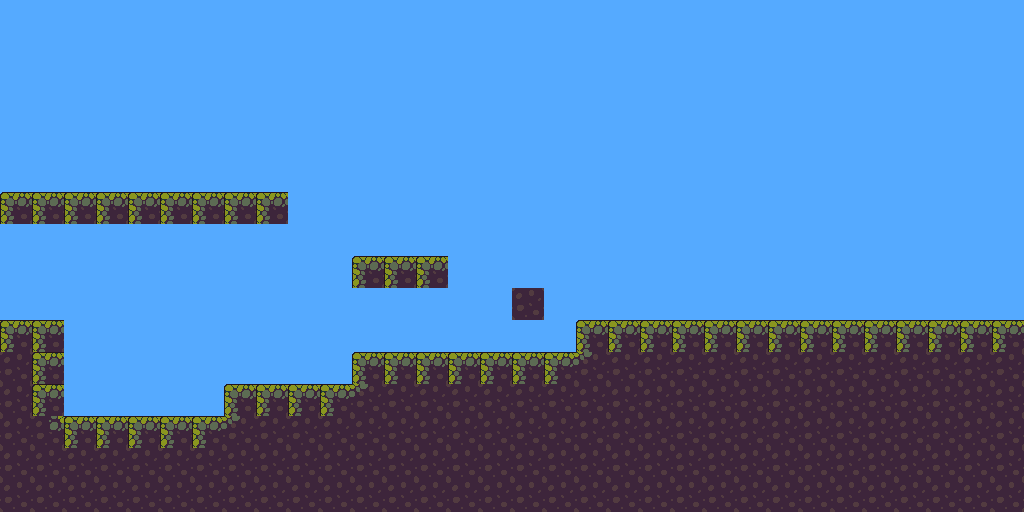

Rendered tile map (Tiled .tmx) drawn with the repository's tilesets; below, a short description and the full map source, tile grids included:
An orthogonal 32x16 tile map with 32x32 px tiles, 3 tile layers (Ground, Fringe, Collision), 2 tilesets.

<map version="1.4" tiledversion="1.4.2" orientation="orthogonal" renderorder="right-down" width="32" height="16" tilewidth="32" tileheight="32" infinite="0" backgroundcolor="#55aaff" nextlayerid="4" nextobjectid="1">
 <tileset firstgid="1" source="Tileset.tsx" />
 <tileset firstgid="61" source="collisiontiles-32.tsx" />
 <layer id="1" name="Ground" width="32" height="16">
  <data encoding="csv">
0,0,0,0,0,0,0,0,0,0,0,0,0,0,0,0,0,0,0,0,0,0,0,0,0,0,0,0,0,0,0,0,
0,0,0,0,0,0,0,0,0,0,0,0,0,0,0,0,0,0,0,0,0,0,0,0,0,0,0,0,0,0,0,0,
0,0,0,0,0,0,0,0,0,0,0,0,0,0,0,0,0,0,0,0,0,0,0,0,0,0,0,0,0,0,0,0,
0,0,0,0,0,0,0,0,0,0,0,0,0,0,0,0,0,0,0,0,0,0,0,0,0,0,0,0,0,0,0,0,
0,0,0,0,0,0,0,0,0,0,0,0,0,0,0,0,0,0,0,0,0,0,0,0,0,0,0,0,0,0,0,0,
0,0,0,0,0,0,0,0,0,0,0,0,0,0,0,0,0,0,0,0,0,0,0,0,0,0,0,0,0,0,0,0,
32,33,33,33,33,33,33,33,34,0,0,0,0,0,0,0,0,0,0,0,0,0,0,0,0,0,0,0,0,0,0,0,
0,0,0,0,0,0,0,0,0,0,0,0,0,0,0,0,0,0,0,0,0,0,0,0,0,0,0,0,0,0,0,0,
0,0,0,0,0,0,0,0,0,0,0,32,33,34,0,0,0,0,0,0,0,0,0,0,0,0,0,0,0,0,0,0,
0,0,0,0,0,0,0,0,0,0,0,0,0,0,0,0,31,0,0,0,0,0,0,0,0,0,0,0,0,0,0,0,
2,3,0,0,0,0,0,0,0,0,0,0,0,0,0,0,0,0,1,2,2,2,2,2,2,2,2,2,2,2,2,2,
12,13,0,0,0,0,0,0,0,0,0,1,2,2,2,2,2,2,57,12,12,12,12,12,12,12,12,12,12,12,12,12,
12,13,0,0,0,0,0,1,2,2,2,57,12,12,12,12,12,12,12,12,12,12,12,12,12,12,12,12,12,12,12,12,
12,24,2,2,2,2,2,57,12,12,12,12,12,12,12,12,12,12,12,12,12,12,12,12,12,12,12,12,12,12,12,12,
12,12,12,12,12,12,12,12,12,12,12,12,12,12,12,12,12,12,12,12,12,12,12,12,12,12,12,12,12,12,12,12,
12,12,12,12,12,12,12,12,12,12,12,12,12,12,12,12,12,12,12,12,12,12,12,12,12,12,12,12,12,12,12,12
</data>
 </layer>
 <layer id="3" name="Fringe" width="32" height="16">
  <data encoding="csv">
0,0,0,0,0,0,0,0,0,0,0,0,0,0,0,0,0,0,0,0,0,0,0,0,0,0,0,0,0,0,0,0,
0,0,0,0,0,0,0,0,0,0,0,0,0,0,0,0,0,0,0,0,0,0,0,0,0,0,0,0,0,0,0,0,
0,0,0,0,0,0,0,0,0,0,0,0,0,0,0,0,0,0,0,0,0,0,0,0,0,0,0,0,0,0,0,0,
0,0,0,0,0,0,0,0,0,0,0,0,0,0,0,0,0,0,0,0,0,0,0,0,0,0,0,0,0,0,0,0,
0,0,0,0,0,0,0,0,0,0,0,0,0,0,0,0,0,0,0,0,0,0,0,0,0,0,0,0,0,0,0,0,
0,0,0,0,0,0,0,0,0,0,0,0,0,0,0,0,0,0,0,0,0,0,0,0,0,0,0,0,0,0,0,0,
0,0,0,0,0,0,0,0,0,0,0,0,0,0,0,0,0,0,0,0,0,0,0,0,0,0,0,0,0,0,0,0,
0,0,0,0,0,0,0,0,0,0,0,0,0,0,0,0,0,0,0,0,0,0,0,0,0,0,0,0,0,0,0,0,
0,0,0,0,0,0,0,0,0,0,0,0,0,0,0,0,0,0,0,0,0,0,0,0,0,0,0,0,0,0,0,0,
0,0,0,0,0,0,0,0,0,0,0,0,0,0,0,0,0,0,0,0,0,0,0,0,0,0,0,0,0,0,0,0,
0,0,0,0,0,0,0,0,0,0,0,0,0,0,0,0,0,0,0,0,0,0,0,0,0,0,0,0,0,0,0,0,
0,0,0,0,0,0,0,0,0,0,0,0,0,0,0,0,0,0,0,0,0,0,0,0,0,0,0,0,0,0,0,0,
0,0,0,0,0,0,0,0,0,0,0,0,0,0,0,0,0,0,0,0,0,0,0,0,0,0,0,0,0,0,0,0,
0,0,0,0,0,0,0,0,0,0,0,0,0,0,0,0,0,0,0,0,0,0,0,0,0,0,0,0,0,0,0,0,
0,0,0,0,0,0,0,0,0,0,0,0,0,0,0,0,0,0,0,0,0,0,0,0,0,0,0,0,0,0,0,0,
0,0,0,0,0,0,0,0,0,0,0,0,0,0,0,0,0,0,0,0,0,0,0,0,0,0,0,0,0,0,0,0
</data>
 </layer>
 <layer id="2" name="Collision" width="32" height="16">
  <data encoding="csv">
0,0,0,0,0,0,0,0,0,0,0,0,0,0,0,0,0,0,0,0,0,0,0,0,0,0,0,0,0,0,0,0,
0,0,0,0,0,0,0,0,0,0,0,0,0,0,0,0,0,0,0,0,0,0,0,0,0,0,0,0,0,0,0,0,
0,0,0,0,0,0,0,0,0,0,0,0,0,0,0,0,0,0,0,0,0,0,0,0,0,0,0,0,0,0,0,0,
0,0,0,0,0,0,0,0,0,0,0,0,0,0,0,0,0,0,0,0,0,0,0,0,0,0,0,0,0,0,0,0,
0,0,0,0,0,0,0,0,0,0,0,0,0,0,0,0,0,0,0,0,0,0,0,0,0,0,0,0,0,0,0,0,
0,0,0,0,0,0,0,0,0,0,0,0,0,0,0,0,0,0,0,0,0,0,0,0,0,0,0,0,0,0,0,0,
1,1,1,1,1,1,1,1,1,0,0,0,0,0,0,0,0,0,0,0,0,0,0,0,0,0,0,0,0,0,0,0,
0,0,0,0,0,0,0,0,0,0,0,0,0,0,0,0,0,0,0,0,0,0,0,0,0,0,0,0,0,0,0,0,
0,0,0,0,0,0,0,0,0,0,0,1,1,1,0,0,0,0,0,0,0,0,0,0,0,0,0,0,0,0,0,0,
0,0,0,0,0,0,0,0,0,0,0,0,0,0,0,0,12,0,0,0,0,0,0,0,0,0,0,0,0,0,0,0,
1,1,0,0,0,0,0,0,0,0,0,0,0,0,0,0,0,0,1,1,1,1,1,1,1,1,1,1,1,1,1,1,
0,1,0,0,0,0,0,0,0,0,0,1,1,1,1,1,1,1,0,0,0,0,0,0,0,0,0,0,0,0,0,0,
0,1,0,0,0,0,0,1,1,1,1,0,0,0,0,0,0,0,0,0,0,0,0,0,0,0,0,0,0,0,0,0,
0,0,1,1,1,1,1,0,0,0,0,0,0,0,0,0,0,0,0,0,0,0,0,0,0,0,0,0,0,0,0,0,
0,0,0,0,0,0,0,0,0,0,0,0,0,0,0,0,0,0,0,0,0,0,0,0,0,0,0,0,0,0,0,0,
0,0,0,0,0,0,0,0,0,0,0,0,0,0,0,0,0,0,0,0,0,0,0,0,0,0,0,0,0,0,0,0
</data>
 </layer>
</map>
